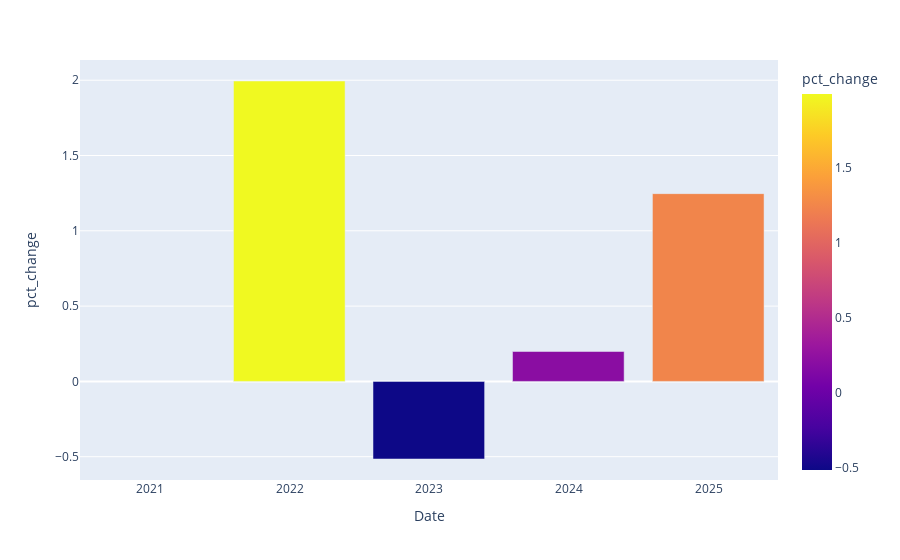

Write notebook code for a chart like this one.
### Code cell
px.bar(btc_df_year,y='pct_change',color='pct_change')

### Figure 1 — Plotly figure (JSON) as saved in the notebook; plotly's stock layout.template omitted (floating-point values rounded to 4 significant figures)
{"data": [{"alignmentgroup": "True", "hovertemplate": "Date=%{x}<br>pct_change=%{marker.color}<extra></extra>", "legendgroup": "", "marker": {"color": [null, 1.995, -0.5152, 0.1987, 1.247], "coloraxis": "coloraxis", "pattern": {"shape": ""}}, "name": "", "offsetgroup": "", "orientation": "v", "showlegend": false, "textposition": "auto", "type": "bar", "x": ["2020-12-31T00:00:00", "2021-12-31T00:00:00", "2022-12-31T00:00:00", "2023-12-31T00:00:00", "2024-12-31T00:00:00"], "xaxis": "x", "y": [null, 1.995, -0.5152, 0.1987, 1.247], "yaxis": "y"}], "layout": {"barmode": "relative", "coloraxis": {"colorbar": {"title": {"text": "pct_change"}}, "colorscale": [[0, "#0d0887"], [0.1111, "#46039f"], [0.2222, "#7201a8"], [0.3333, "#9c179e"], [0.4444, "#bd3786"], [0.5556, "#d8576b"], [0.6667, "#ed7953"], [0.7778, "#fb9f3a"], [0.8889, "#fdca26"], [1, "#f0f921"]]}, "legend": {"tracegroupgap": 0}, "margin": {"t": 60}, "xaxis": {"anchor": "y", "domain": [0, 1], "title": {"text": "Date"}}, "yaxis": {"anchor": "x", "domain": [0, 1], "title": {"text": "pct_change"}}}}
